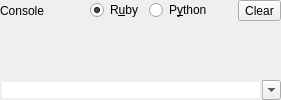
     <widget class="QFrame" name="frame_3">
      <property name="sizePolicy">
       <sizepolicy hsizetype="Preferred" vsizetype="Preferred">
        <horstretch>0</horstretch>
        <verstretch>0</verstretch>
       </sizepolicy>
      </property>
      <property name="frameShape">
       <enum>QFrame::NoFrame</enum>
      </property>
      <property name="frameShadow">
       <enum>QFrame::Raised</enum>
      </property>
      <layout class="QVBoxLayout">
       <property name="spacing">
        <number>0</number>
       </property>
       <property name="leftMargin">
        <number>0</number>
       </property>
       <property name="topMargin">
        <number>0</number>
       </property>
       <property name="rightMargin">
        <number>0</number>
       </property>
       <property name="bottomMargin">
        <number>0</number>
       </property>
       <item>
        <layout class="QHBoxLayout">
         <property name="spacing">
          <number>6</number>
         </property>
         <property name="leftMargin">
          <number>0</number>
         </property>
         <property name="topMargin">
          <number>0</number>
         </property>
         <property name="rightMargin">
          <number>0</number>
         </property>
         <property name="bottomMargin">
          <number>0</number>
         </property>
         <item>
          <widget class="QLabel" name="label_3">
           <property name="text">
            <string>Console</string>
           </property>
          </widget>
         </item>
         <item>
          <spacer>
           <property name="orientation">
            <enum>Qt::Horizontal</enum>
           </property>
           <property name="sizeHint" stdset="0">
            <size>
             <width>40</width>
             <height>20</height>
            </size>
           </property>
          </spacer>
         </item>
         <item>
          <widget class="QFrame" name="langSelFrame">
           <property name="frameShape">
            <enum>QFrame::NoFrame</enum>
           </property>
           <property name="frameShadow">
            <enum>QFrame::Raised</enum>
           </property>
           <layout class="QHBoxLayout">
            <property name="spacing">
             <number>6</number>
            </property>
            <property name="leftMargin">
             <number>0</number>
            </property>
            <property name="topMargin">
             <number>0</number>
            </property>
            <property name="rightMargin">
             <number>0</number>
            </property>
            <property name="bottomMargin">
             <number>0</number>
            </property>
            <item>
             <widget class="QRadioButton" name="rubyLangSel">
              <property name="text">
               <string>R&amp;uby</string>
              </property>
              <property name="checked">
               <bool>true</bool>
              </property>
             </widget>
            </item>
            <item>
             <widget class="QRadioButton" name="pythonLangSel">
              <property name="text">
               <string>P&amp;ython</string>
              </property>
             </widget>
            </item>
           </layout>
          </widget>
         </item>
         <item>
          <spacer>
           <property name="orientation">
            <enum>Qt::Horizontal</enum>
           </property>
           <property name="sizeType">
            <enum>QSizePolicy::Fixed</enum>
           </property>
           <property name="sizeHint" stdset="0">
            <size>
             <width>20</width>
             <height>20</height>
            </size>
           </property>
          </spacer>
         </item>
         <item>
          <widget class="QToolButton" name="clear_button">
           <property name="text">
            <string>Clear</string>
           </property>
          </widget>
         </item>
        </layout>
       </item>
       <item>
        <spacer>
         <property name="orientation">
          <enum>Qt::Vertical</enum>
         </property>
         <property name="sizeType">
          <enum>QSizePolicy::Fixed</enum>
         </property>
         <property name="sizeHint" stdset="0">
          <size>
           <width>20</width>
           <height>6</height>
          </size>
         </property>
        </spacer>
       </item>
       <item>
        <widget class="QFrame" name="consoleTextFrame">
         <property name="font">
          <font>
           <family>Monospace</family>
          </font>
         </property>
         <property name="frameShape">
          <enum>QFrame::NoFrame</enum>
         </property>
         <property name="frameShadow">
          <enum>QFrame::Raised</enum>
         </property>
        </widget>
       </item>
       <item>
        <widget class="QComboBox" name="input_field">
         <property name="font">
          <font>
           <family>Monospace</family>
          </font>
         </property>
         <property name="editable">
          <bool>true</bool>
         </property>
         <property name="frame">
          <bool>false</bool>
         </property>
        </widget>
       </item>
      </layout>
     </widget>
